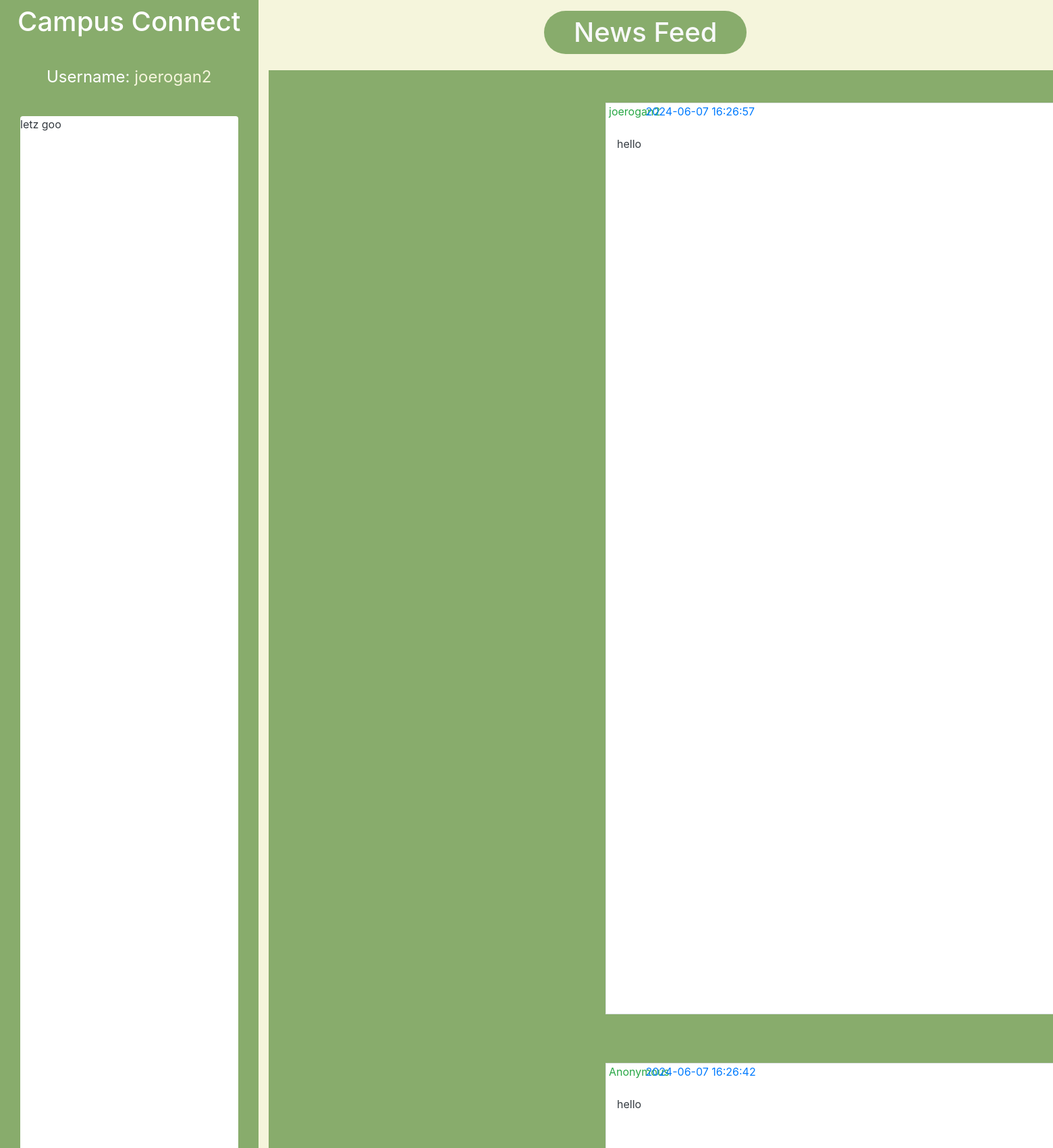
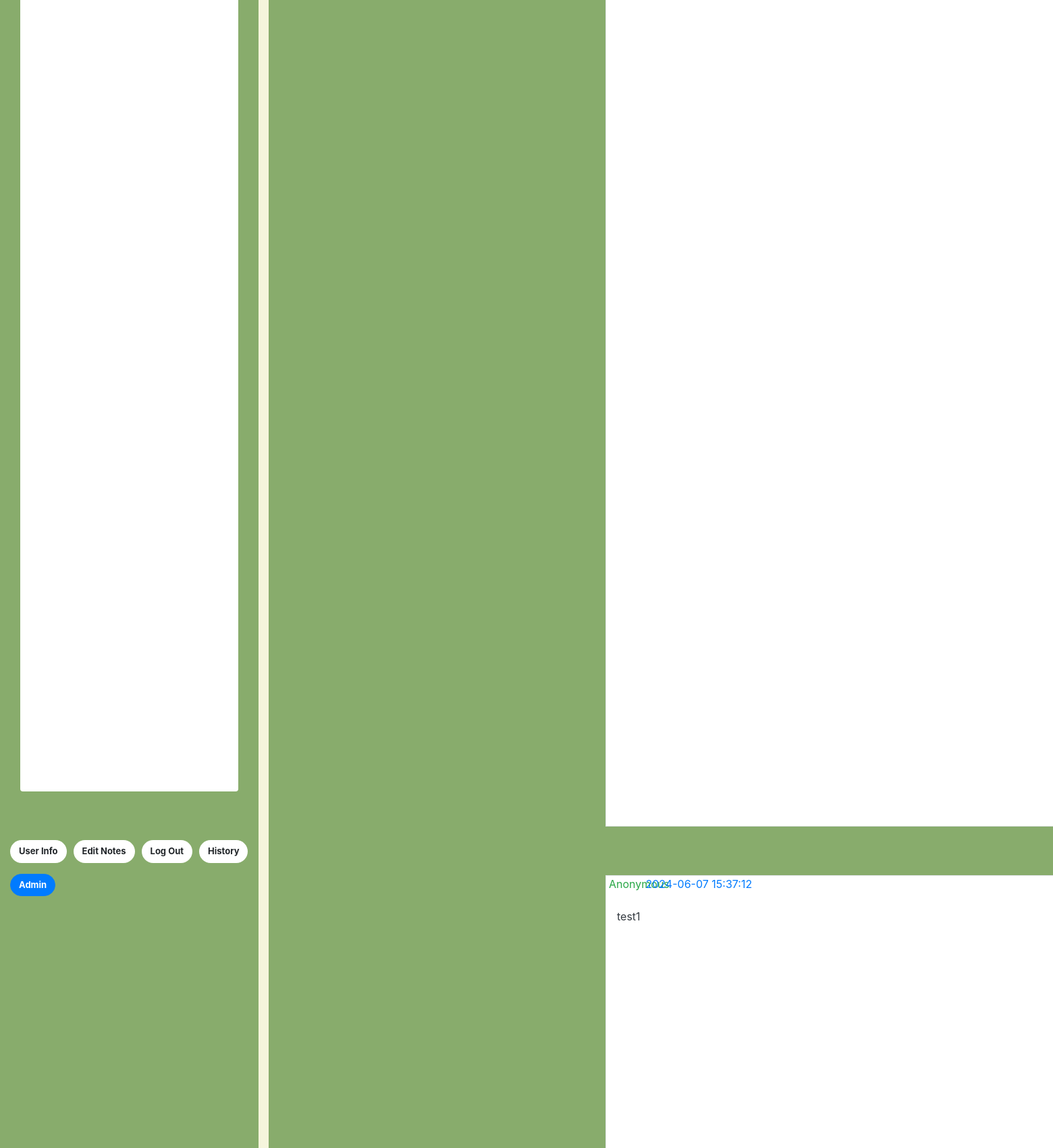
The page /index.php (signed in, upper part) on the database its author committed (2 pictures, top to bottom).
### tables this page shows
CREATE TABLE `users` (
  `uid` bigint(20) NOT NULL,
  `admin` tinyint(1) NOT NULL,
  `firstname` varchar(30) NOT NULL,
  `lastname` varchar(30) NOT NULL,
  `email` varchar(50) NOT NULL,
  `username` varchar(30) NOT NULL,
  `password` varchar(30) NOT NULL,
  `gender` varchar(10) NOT NULL,
  `notes` varchar(20) DEFAULT 'Hello!'
);

CREATE TABLE `usermessages` (
  `uid` bigint(20) NOT NULL,
  `name` varchar(30) NOT NULL,
  `msgID` int(30) NOT NULL,
  `message` varchar(280) NOT NULL,
  `timePosted` timestamp NOT NULL DEFAULT current_timestamp() ON UPDATE current_timestamp()
);

### functions.php (called while the page is built, shortened)
<?php
function check_login($con)
{
	if(isset($_SESSION['uid']))
	{
		$uid = $_SESSION['uid'];
		$query = "select * from users where uid = '$uid' limit 1";
		$result = mysqli_query($con,$query);
		if($result && mysqli_num_rows($result) > 0)
		{
			$user_data = mysqli_fetch_assoc($result);
			return $user_data;
		}
	}
	die;
}

### index.php (the view, shortened to what this page needs)
<?php
	include("connection.php");
	include("functions.php");
	$user_data = check_login($con);
	$adminStatus = $user_data['admin'];
?>
<!DOCTYPE html>
<html>
<head>
<link href="https://stackpath.bootstrapcdn.com/bootstrap/4.3.1/css/bootstrap.min.css" rel="stylesheet">
</head>
<body style="background-color:#f5f5dc;">
<div class="container-fluid row" style="height: 100vh;">
		<div class="col-3 row-auto text-white" style=" background-color:#88ac6c">
			<h1 class="text-center py-2">Campus Connect</h1>
			<br>
			<p class="text-center display-5" style="font-size:150%">Username: <span style="color:#f5f5dc;"><?php echo $user_data['username']; ?></span> </p>
			<br>
			<div class="container-fluid">
			<div class="bg-white text-dark rounded mb-5" style="height: 30vh; >
				<p class="ml-3 pt-2" id="cNotes"> <?php echo $user_data['notes']; ?> </p>
			</div>
			</div>
			<br>
			<div class="d-flex justify-content-between">
				<button type="button" class="btn btn-default bg-white rounded-pill" style="font-weight: bold; font-size:13px;" onclick="uinfo()">User Info</button>
				<button type="button" class="btn btn-default bg-white rounded-pill" style="font-weight: bold; font-size:13px;" onclick="editform()">Edit Notes</button>
				<button type="button" class="btn btn-default bg-white rounded-pill" style="font-weight: bold; font-size:13px;" onclick="logout()">Log Out</button>
				<button type="button" class="btn btn-default bg-white rounded-pill" style="font-weight: bold; font-size:13px;" onclick="history()">History</button>
			</div>
			<div class="mt-3">
			<?php
			if($adminStatus == 1){
				echo "<button type='button' class='btn btn-primary rounded-pill' style='font-weight: bold; font-size:13px;' onclick='admin()'>Admin </button>";
			}else{
			}
			?>
			</div>
		</div>
		<div class="col-9 row-auto">
			<h1 class="text-center text-light rounded-pill mt-3 p-2" style="width: 300px; margin: auto; background-color: #88ac6c">News Feed</h4>
			<div class="container-fluid mt-4 overflow-auto" style="width: 101vh; height:72vh; background-color:#88ac6c" id="msgContainer">
				<div class="container-fluid pl-4 pt-4" style="">
						<?php
							$sql = "SELECT * FROM usermessages ORDER BY timePosted desc";
							$msgResults = mysqli_query($con, $sql);
							while ($row = mysqli_fetch_assoc($msgResults)) {
                                $message = $row['message'];
                                $date = $row['timePosted'];
								$msgName = $row['name'];
								echo "<div style='overflow:hidden;'>";
								echo "<div class='text-primary' id='date'>" . $date . "</div>";
								echo "<div class='bg-white text-dark rounded-3 mb-5 border mx-auto' style='width:90vh; height:15vh;'>";
								echo "<p class='text-success ms-5 ml-1'>" . $msgName . "</p>";
                                echo "<p class='ml-3 pt-2'>" . htmlspecialchars($message) . "</p>";
								echo "</div>";
								echo "</div>";
							}
						?>
					</div>
				</div>
			</div>
		</div>
</body>
</html>

### index.php (style rules this page uses)
#date { position: relative; top: 25px; right: -520px; }

### rows shown on the page
users: username "joerogan2", notes "letz goo"
usermessages: timePosted "2024-06-07 16:26:57", name "joerogan2", message "hello"
usermessages: timePosted "2024-06-07 16:26:42", name "Anonymous", message "hello"
usermessages: timePosted "2024-06-07 15:37:12", name "Anonymous", message "test1"
